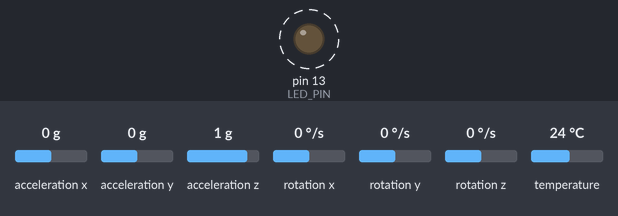
Bench run of a sketch on a simulated Arduino Uno, built with avr-gcc and run on an emulated ATmega328P. Shown: output pins drawn as LEDs (lit = HIGH). Dashed ring = blinking. The inputs (shaded band) are chosen by the test bench; at power-on: acceleration x 0 g, acceleration y 0 g, acceleration z 1 g, rotation x 0 °/s, rotation y 0 °/s, rotation z 0 °/s, temperature 24 °C. What the sketch prints to the serial monitor is not drawn.

Above: at 0.04 s.
Timing chart, 0 to 3.0 s (numbered marks = the images above):
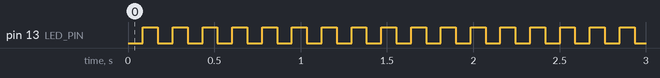

The sketch:

github_example.ino
```cpp
// I2C device class (I2Cdev) demonstration Arduino sketch for MPU6050 class
// 10/7/2011 by Jeff Rowberg <jeff@rowberg.net>
// Updates should (hopefully) always be available at https://github.com/jrowberg/i2cdevlib
//
// Changelog:
//     2011-10-07 - initial release

/* ============================================
I2Cdev device library code is placed under the MIT license
Copyright (c) 2011 Jeff Rowberg

Permission is hereby granted, free of charge, to any person obtaining a copy
of this software and associated documentation files (the "Software"), to deal
in the Software without restriction, including without limitation the rights
to use, copy, modify, merge, publish, distribute, sublicense, and/or sell
copies of the Software, and to permit persons to whom the Software is
furnished to do so, subject to the following conditions:

The above copyright notice and this permission notice shall be included in
all copies or substantial portions of the Software.

THE SOFTWARE IS PROVIDED "AS IS", WITHOUT WARRANTY OF ANY KIND, EXPRESS OR
IMPLIED, INCLUDING BUT NOT LIMITED TO THE WARRANTIES OF MERCHANTABILITY,
FITNESS FOR A PARTICULAR PURPOSE AND NONINFRINGEMENT. IN NO EVENT SHALL THE
AUTHORS OR COPYRIGHT HOLDERS BE LIABLE FOR ANY CLAIM, DAMAGES OR OTHER
LIABILITY, WHETHER IN AN ACTION OF CONTRACT, TORT OR OTHERWISE, ARISING FROM,
OUT OF OR IN CONNECTION WITH THE SOFTWARE OR THE USE OR OTHER DEALINGS IN
THE SOFTWARE.
===============================================
*/

// Arduino Wire library is required if I2Cdev I2CDEV_ARDUINO_WIRE implementation
// is used in I2Cdev.h
#include "Wire.h"
#include "SPI.h"

// I2Cdev and MPU6050 must be installed as libraries, or else the .cpp/.h files
// for both classes must be in the include path of your project
#include "I2Cdev.h"
#include "MPU6050.h"

// class default I2C address is 0x68
// specific I2C addresses may be passed as a parameter here
// AD0 low = 0x68 (default for InvenSense evaluation board)
// AD0 high = 0x69
MPU6050 accelgyro;

int16_t ax, ay, az;
int16_t gx, gy, gz;
int8_t threshold, count;
float temp;
bool zero_detect;
bool TurnOnZI = false;

bool XnegMD, XposMD, YnegMD, YposMD, ZnegMD, ZposMD;

#define LED_PIN 13
bool blinkState = false;

void setup() {
    // join I2C bus (I2Cdev library doesn't do this automatically)
    Wire.begin();

    // initialize serial communication
    // (38400 chosen because it works as well at 8MHz as it does at 16MHz, but
    // it's really up to you depending on your project)
    Serial.begin(38400);

    // initialize device
    //Serial.println("Initializing I2C devices...");
    accelgyro.initialize();

    // verify connection
    //Serial.println("Testing device connections...");
    //Serial.println(accelgyro.testConnection() ? "MPU6050 connection successful" : "MPU6050 connection failed");

    //Set up zero motion

    /** Get accelerometer power-on delay.
    * The accelerometer data path provides samples to the sensor registers, Motion
    * detection, Zero Motion detection, and Free Fall detection modules. The
    * signal path contains filters which must be flushed on wake-up with new
    * samples before the detection modules begin operations. The default wake-up
    * delay, of 4ms can be lengthened by up to 3ms. This additional delay is
    * specified in ACCEL_ON_DELAY in units of 1 LSB = 1 ms. The user may select
    * any value above zero unless instructed otherwise by InvenSense. Please refer
    * to Section 8 of the MPU-6000/MPU-6050 Product Specification document for
    * further information regarding the detection modules.
    * @return Current accelerometer power-on delay
    * @see MPU60X0_RA_MOT_DETECT_CTRL
    * @see MPU60X0_DETECT_ACCEL_ON_DELAY_BIT
    */
    accelgyro.setAccelerometerPowerOnDelay(3);


    /** Get Zero Motion Detection interrupt enabled status.
    * Will be set 0 for disabled, 1 for enabled.
    * @return Current interrupt enabled status
    * @see MPU60X0_RA_INT_ENABLE
    * @see MPU60X0_INTERRUPT_ZMOT_BIT
    **/
    accelgyro.setIntZeroMotionEnabled(TurnOnZI);


    /** Get the high-pass filter configuration.
    * The DHPF is a filter module in the path leading to motion detectors (Free
    * Fall, Motion threshold, and Zero Motion). The high pass filter output is not
    * available to the data registers (see Figure in Section 8 of the MPU-6000/
    * MPU-6050 Product Specification document).
    *
    * The high pass filter has three modes:
    *    Reset: The filter output settles to zero within one sample. This
    *           effectively disables the high pass filter. This mode may be toggled
    *           to quickly settle the filter.
    *
    *    On:    The high pass filter will pass signals above the cut off frequency.
    *
    *    Hold:  When triggered, the filter holds the present sample. The filter
    *           output will be the difference between the input sample and the held
    *           sample.
    *
    * ACCEL_HPF | Filter Mode | Cut-off Frequency
    * ----------+-------------+------------------
    * 0         | Reset       | None
    * 1         | On          | 5Hz
    * 2         | On          | 2.5Hz
    * 3         | On          | 1.25Hz
    * 4         | On          | 0.63Hz
    * 7         | Hold        | None
    * </pre>
    *
    * @return Current high-pass filter configuration
    * @see MPU60X0_DHPF_RESET
    * @see MPU60X0_RA_ACCEL_CONFIG
    */
    //DEBUG_PRINTLN("Setting DHPF bandwidth to 5Hz...");
    accelgyro.setDHPFMode(0);


    /** Get motion detection event acceleration threshold.
    * This register configures the detection threshold for Motion interrupt
    * generation. The unit of MOT_THR is 1LSB = 2mg. Motion is detected when the
    * absolute value of any of the accelerometer measurements exceeds this Motion
    * detection threshold. This condition increments the Motion detection duration
    * counter (Register 32). The Motion detection interrupt is triggered when the
    * Motion Detection counter reaches the time count specified in MOT_DUR
    * (Register 32).
    *
    * The Motion interrupt will indicate the axis and polarity of detected motion
    * in MOT_DETECT_STATUS (Register 97).
    *
    * For more details on the Motion detection interrupt, see Section 8.3 of the
    * MPU-6000/MPU-6050 Product Specification document as well as Registers 56 and
    * 58 of this document.
    *
    * @return Current motion detection acceleration threshold value (LSB = 2mg)
    * @see MPU60X0_RA_MOT_THR
    */
    //Serial.println("Setting motion detection threshold to 2...");
    accelgyro.setMotionDetectionThreshold(2);


    /** Get zero motion detection event acceleration threshold.
    * This register configures the detection threshold for Zero Motion interrupt
    * generation. The unit of ZRMOT_THR is 1LSB = 2mg. Zero Motion is detected when
    * the absolute value of the accelerometer measurements for the 3 axes are each
    * less than the detection threshold. This condition increments the Zero Motion
    * duration counter (Register 34). The Zero Motion interrupt is triggered when
    * the Zero Motion duration counter reaches the time count specified in
    * ZRMOT_DUR (Register 34).
    *
    * Unlike Free Fall or Motion detection, Zero Motion detection triggers an
    * interrupt both when Zero Motion is first detected and when Zero Motion is no
    * longer detected.
    *
    * When a zero motion event is detected, a Zero Motion Status will be indicated
    * in the MOT_DETECT_STATUS register (Register 97). When a motion-to-zero-motion
    * condition is detected, the status bit is set to 1. When a zero-motion-to-
    * motion condition is detected, the status bit is set to 0.
    *
    * For more details on the Zero Motion detection interrupt, see Section 8.4 of
    * the MPU-6000/MPU-6050 Product Specification document as well as Registers 56
    * and 58 of this document.
    *
    * @return Current zero motion detection acceleration threshold value (LSB = 2mg)
    * @see MPU60X0_RA_ZRMOT_THR
    */
    //Serial.println("Setting zero-motion detection threshold to 156...");
    accelgyro.setZeroMotionDetectionThreshold(2);


    /** Get motion detection event duration threshold.
    * This register configures the duration counter threshold for Motion interrupt
    * generation. The duration counter ticks at 1 kHz, therefore MOT_DUR has a unit
    * of 1LSB = 1ms. The Motion detection duration counter increments when the
    * absolute value of any of the accelerometer measurements exceeds the Motion
    * detection threshold (Register 31). The Motion detection interrupt is
    * triggered when the Motion detection counter reaches the time count specified
    * in this register.
    *
    * For more details on the Motion detection interrupt, see Section 8.3 of the
    * MPU-6000/MPU-6050 Product Specification document.
    *
    * @return Current motion detection duration threshold value (LSB = 1ms)
    * @see MPU60X0_RA_MOT_DUR
    */
    //Serial.println("Setting motion detection duration to 80...");
    accelgyro.setMotionDetectionDuration(40);


    /** Get zero motion detection event duration threshold.
    * This register configures the duration counter threshold for Zero Motion
    * interrupt generation. The duration counter ticks at 16 Hz, therefore
    * ZRMOT_DUR has a unit of 1 LSB = 64 ms. The Zero Motion duration counter
    * increments while the absolute value of the accelerometer measurements are
    * each less than the detection threshold (Register 33). The Zero Motion
    * interrupt is triggered when the Zero Motion duration counter reaches the time
    * count specified in this register.
    *
    * For more details on the Zero Motion detection interrupt, see Section 8.4 of
    * the MPU-6000/MPU-6050 Product Specification document, as well as Registers 56
    * and 58 of this document.
    *
    * @return Current zero motion detection duration threshold value (LSB = 64ms)
    * @see MPU60X0_RA_ZRMOT_DUR
    */
    //Serial.println("Setting zero-motion detection duration to 0...");
    accelgyro.setZeroMotionDetectionDuration(1);


    // configure Arduino LED for
    pinMode(LED_PIN, OUTPUT);
}

void loop() {
    // read raw accel/gyro measurements from device
    //Serial.println("Getting raw accwl/gyro measurements");
    accelgyro.getMotion6(&ax, &ay, &az, &gx, &gy, &gz);

    //Serial.println("Getting Motion indicators, count and threshold");

    XnegMD = accelgyro.getXNegMotionDetected();
    XposMD = accelgyro.getXPosMotionDetected();
    YnegMD = accelgyro.getYNegMotionDetected();
    YposMD = accelgyro.getYPosMotionDetected();
    ZnegMD = accelgyro.getZNegMotionDetected();
    ZposMD = accelgyro.getZPosMotionDetected();

    zero_detect = accelgyro.getIntMotionStatus();
    threshold = accelgyro.getZeroMotionDetectionThreshold();

    //Serial.println("Got to count");
    //count = accelgyro.getMotionDetectionCounterDecrement();

    /** Get current internal temperature.
    * @return Temperature reading in 16-bit 2's complement format
    * @see MPU60X0_RA_TEMP_OUT_H
    */
    //Serial.println("Getting Die Temperature");
    temp=(accelgyro.getTemperature()/340.)+36.53;


    /*  The accelerometer and gyroscope measurements are explained in the MPU-6050
    * datasheet in the GYRO_CONFIG and ACCEL_CONFIG register descriptions (sections 4.4
    * and 4.5 on pages 14 and 15). The scale of each depends on the sensitivity settings
    * chosen, which can be one of +/- 2, 4, 8, or 16g for the accelerometer and one of
    * +/- 250, 500, 1000, or 2000 deg/sec for the gyroscope. The accelerometer produces data
    * in units of acceleration (distance over time2), and the gyroscope produces data in units
    * of rotational velocity (rotation distance over time).
    *
    * The output scale for any setting is [-32768, +32767] for each of the six axes. The default
    * setting in the I2Cdevlib class is +/- 2g for the accel and +/- 250 deg/sec for the gyro. If
    * the device is perfectly level and not moving, then:
    *     X/Y accel axes should read 0
    *     Z accel axis should read 1g, which is +16384 at a sensitivity of 2g
    *     X/Y/Z gyro axes should read 0
    *
    * In reality, the accel axes won't read exactly 0 since it is difficult to be perfectly level
    * and there is some noise/error, and the gyros will also not read exactly 0 for the same reason
    * (noise/error).
    */

    // these methods (and a few others) are also available
    //accelgyro.getAcceleration(&ax, &ay, &az);
    //accelgyro.getRotation(&gx, &gy, &gz);

    Serial.print(temp);Serial.print(",");
    Serial.print(ax/16384. - 1); Serial.print(",");
    Serial.print(ay/16384.); Serial.print(",");
    Serial.print(az/16384.); Serial.print(",");
//    Serial.print(gx/131.072); Serial.print(",");
//    Serial.print(gy/131.072); Serial.print(",");
//    Serial.print(gz/131.072); Serial.print(",");
    Serial.print(zero_detect); Serial.print(",");
    Serial.print(XnegMD); Serial.print(",");
    Serial.println(XposMD);

    // display tab-separated accel/gyro x/y/z values
    /*
    Serial.print("a/g:\t");
    Serial.print(ax/16384.); Serial.print("\t");
    Serial.print(ay/16384.); Serial.print("\t");
    Serial.print(az/16384.); Serial.print("\t");
    Serial.print(gx/131.072); Serial.print("\t");
    Serial.print(gy/131.072); Serial.print("\t");
    Serial.println(gz/131.072);

    Serial.print("DieTemp:\t");Serial.println(temp);

    Serial.print("ZeroMotion(97):\t");
    Serial.print(zero_detect); Serial.print("\t");
    Serial.print("Count: \t");Serial.print(count); Serial.print("\t");
    Serial.print(XnegMD); Serial.print("\t");
    Serial.print(XposMD); Serial.print("\t");
    Serial.print(YnegMD); Serial.print("\t");
    Serial.print(YposMD); Serial.print("\t");
    Serial.print(ZnegMD); Serial.print("\t");
    Serial.println(ZposMD);
    */


    delay(80);

    // blink LED to indicate activity
    blinkState = !blinkState;
    digitalWrite(LED_PIN, blinkState);
}
```

Measured:
- by itself, pin 13 (LED_PIN): alternates HIGH for 0.09 s and LOW for 0.09 s
